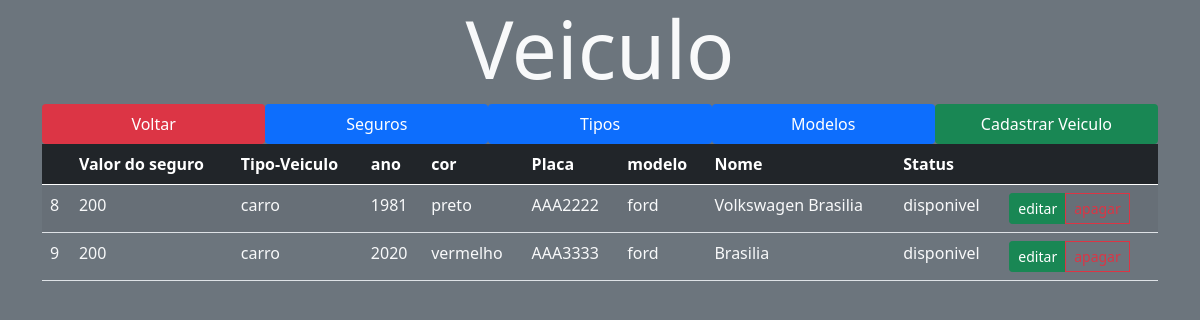
Page /src/views/veiculo.php on the committed database.
### tables this page shows
CREATE TABLE `veiculo` (
  `idveiculo` int(11) NOT NULL,
  `idtipoveiculo` int(11) NOT NULL,
  `idmodelo` int(11) NOT NULL,
  `idseguro` int(11) NOT NULL,
  `ano` varchar(200) NOT NULL,
  `cor` varchar(200) NOT NULL,
  `placa` varchar(200) NOT NULL,
  `status` varchar(200) NOT NULL,
  `nome` varchar(200) NOT NULL
);

CREATE TABLE `seguro` (
  `idseguro` int(11) NOT NULL,
  `datafinal` date NOT NULL,
  `datainicio` date NOT NULL,
  `valor` int(11) NOT NULL
);

CREATE TABLE `tipoveiculo` (
  `idtipoveiculo` int(11) NOT NULL,
  `descricao` varchar(200) NOT NULL
);

CREATE TABLE `modelo` (
  `idmodelo` int(11) NOT NULL,
  `descricao` varchar(200) NOT NULL
);

### src/controller/veiculoController.php (called while the page is built, shortened)
<?php
require_once '../model/veiculo.php';
require_once '../model/Database.php';
class veiculoController extends veiculo
{
    protected $tabela = 'veiculo';
     public function findAll()
    {
        $query = "SELECT * FROM $this->tabela";
        $stm = Database::prepare($query);
        $stm->execute();
        $veiculos = array();
        foreach ($stm->fetchAll() as $veiculo) {
            $veiculos[] = new veiculo($veiculo->idveiculo,$veiculo->idseguro, $veiculo->idmodelo, $veiculo->idtipoveiculo,$veiculo->ano, $veiculo->cor, $veiculo->placa, $veiculo->status, $veiculo->nome);
        }
        return $veiculos;
    }
}

### src/model/Database.php (called while the page is built, shortened)
<?php
class Database
{
    private static $instance;
    public static function getInstance()
    {
        if (!isset(self::$instance)) {
            try {
                self::$instance = new PDO('mysql:host=' . HOST . '; dbname=' . BASE, USER, PASS);
                self::$instance->setAttribute(PDO::ATTR_ERRMODE, PDO::ERRMODE_EXCEPTION);
                self::$instance->setAttribute(PDO::ATTR_DEFAULT_FETCH_MODE, PDO::FETCH_OBJ);
            } catch (PDOException $error) {
                echo $error->getMessage();
            }
        }
        return self::$instance;
    }
    public static function prepare($sql)
    {
        return self::getInstance()->prepare($sql);
    }
}

### src/model/veiculo.php (called while the page is built, shortened)
<?php
class  veiculo
{
    private $idveiculo;
    private $idseguro;
    private $idmodelo;
    private $idtipoveiculo;
    private $ano;
    private $cor;
    private $placa;
    private $status;
    private $nome;
    public function __construct($idveiculo, $idseguro,$idmodelo,$idtipoveiculo,$ano,$cor,$placa,$status,$nome)
    {
        $this->idveiculo = $idveiculo;
        $this->idseguro = $idseguro;
        $this->idmodelo = $idmodelo;
        $this->idtipoveiculo = $idtipoveiculo;
        $this->ano = $ano;
        $this->cor = $cor;
        $this->placa = $placa;
        $this->status = $status;
        $this->nome = $nome;
    }
    public function getidveiculo()
    {
        return $this->idveiculo;
    }
    public function getidseguro()
    {
        return $this->idseguro;
    }
    public function getidmodelo()
    {
        return $this->idmodelo;
    }
    public function getidtipoveiculo()
    {
        return $this->idtipoveiculo;
    }
    public function getano()
    {
        return $this->ano;
    }
    public function getcor()
    {
        return $this->cor;
    }
    public function getplaca()
    {
        return $this->placa;
    }
    public function getstatus()
    {
        return $this->status;
    }
    public function getnome()
    {
        return $this->nome;
    }
}

### src/controller/seguroController.php (called while the page is built, shortened)
<?php
require_once '../model/seguro.php';
require_once '../model/Database.php';
class seguroController extends seguro
{
    protected $tabela = 'seguro';
    public function findOne($idseguro)
    {
        $query = "SELECT * FROM $this->tabela WHERE idseguro = :id";
        $stm = Database::prepare($query);
        $stm->bindParam(':id', $idseguro, PDO::PARAM_INT);
        $stm->execute();
        $seguro = new seguro(null, null, null, null);
        foreach ($stm->fetchAll() as $cl) {
            $seguro->setidseguro($cl->idseguro);
            $seguro->setvalor($cl->valor);
            $seguro->setdatafinal($cl->datafinal);
            $seguro->setdatainicio($cl->datainicio);
        }
        return $seguro;
    }
}

### src/model/seguro.php (called while the page is built, shortened)
<?php
class seguro
{
    private $valor;
    public function __construct($idseguro, $valor, $datafinal,$datainicio)
    {
        $this->valor = $valor;
    }
    public function setvalor($valor) {
        $this->valor = $valor;
    }
    public function getvalor() {
        return $this->valor;
    }
}

### src/controller/tipoveiculoController.php (called while the page is built, shortened)
<?php
require_once '../model/tipoveiculo.php';
require_once '../model/Database.php';
class tipoveiculoController extends tipoveiculo
{
    protected $tabela = 'tipoveiculo';
    public function findOne($idtipoveiculo)
    {
        $query = "SELECT * FROM $this->tabela WHERE idtipoveiculo = :id";
        $stm = Database::prepare($query);
        $stm->bindParam(':id', $idtipoveiculo, PDO::PARAM_INT);
        $stm->execute();
        $tipoveiculo = new tipoveiculo(null, null, null, null);
        foreach ($stm->fetchAll() as $cl) {
            $tipoveiculo->setidtipoveiculo($cl->idtipoveiculo);
            $tipoveiculo->setdescricao($cl->descricao);
        }
        return $tipoveiculo;
    }
}

### src/model/tipoveiculo.php (called while the page is built, shortened)
<?php
class tipoveiculo
{
    private $descricao;
    public function __construct($idtipoveiculo, $descricao)
    {
        $this->descricao = $descricao;
    }
    public function getdescricao()
    {
        return $this->descricao;
    }
    public function setdescricao($descricao)
    {
        $this->descricao = $descricao;
    }
}

### src/controller/modeloController.php (called while the page is built, shortened)
<?php
require_once '../model/modelo.php';
require_once '../model/Database.php';
class modeloController extends modelo
{
    protected $tabela = 'modelo';
    public function findOne($idmodelo)
    {
        $query = "SELECT * FROM $this->tabela WHERE idmodelo = :id";
        $stm = Database::prepare($query);
        $stm->bindParam(':id', $idmodelo, PDO::PARAM_INT);
        $stm->execute();
        $modelo = new modelo(null, null, null, null);
        foreach ($stm->fetchAll() as $cl) {
            $modelo->setidmodelo($cl->idmodelo);
            $modelo->setdescricao($cl->descricao);
        }
        return $modelo;
    }
}

### src/model/modelo.php (called while the page is built, shortened)
<?php
class modelo
{
    private $descricao;
    public function __construct($idmodelo, $descricao)
    {
        $this->descricao = $descricao;
    }
    public function getdescricao()
    {
        return $this->descricao;
    }
    public function setdescricao($descricao)
    {
        $this->descricao = $descricao;
    }
}

### src/views/veiculo.php (the view, shortened to what this page needs)
<?php
require_once '../controller/veiculoController.php';
require_once '../controller/seguroController.php';
require_once '../controller/modeloController.php';
require_once '../controller/tipoveiculoController.php';
$veiculos = new veiculoController();
$seguros = new seguroController();
$modelos = new modeloController();
$tipoveiculos = new tipoveiculoController();
?>
<!DOCTYPE html>
<html lang="pt_br">
<head>
    <link href="https://cdn.jsdelivr.net/npm/bootstrap@5.0.1/dist/css/bootstrap.min.css" rel="stylesheet">
    <link rel="stylesheet" href="../../public/styles/main.css">
</head>
<body class="bg-secondary">
    <div class="container">
        <h1 class="display-1 text-center text-light">Veiculo</h1>
        <nav class="nav nav-pills nav-justified ">
            <a href="../../index.php" class="nav-item nav-link active bg-danger" >Voltar </a>
            <a href="./seguro.php" class="nav-item nav-link active ">Seguros</a>
            <a href="./tipoveiculo.php" class="nav-item nav-link active">Tipos</a>
            <a href="./modelo.php" class="nav-item nav-link active">Modelos</a>
            <a href="./cadastrarveiculo.php" class="nav-item nav-link active bg-success">Cadastrar Veiculo</a>
        </nav>
        <table class="table table-striped" id="table">
            <thead class="table-dark">
                <th></th>
                <th>Valor do seguro</th>
                <th>Tipo-Veiculo</th>
                <th>ano</th>
                <th>cor</th>
                <th>Placa</th>
                <th>modelo</th>
                <th>Nome</th>
                <th>Status</th>
                <th></th>
            </thead>
            <tbody>
                <?php
                foreach ($veiculos->findAll() as $veiculo) { ?>
                    <tr class="text-light">
                        <td> <?= $veiculo->getidveiculo() ?> </td>
                        <td> <?= $seguros->findOne($veiculo->getidseguro())->getvalor() ?> </td>
                        <td> <?= $tipoveiculos->findOne($veiculo->getidtipoveiculo())->getdescricao() ?> </td>
                        <td> <?= $veiculo->getano() ?> </td>
                        <td> <?= $veiculo->getcor() ?> </td>
                        <td> <?= $veiculo->getplaca() ?> </td>
                        <td> <?= $modelos->findOne($veiculo->getidmodelo())->getdescricao() ?> </td>
                        <td> <?= $veiculo->getnome() ?> </td>
                        <td> <?= $veiculo->getstatus() ?> </td>
                        <td>
                            <div class="btn-group btn-group-sm">
                                <a href="./editarveiculo.php?id=<?= $veiculo->getidveiculo() ?>" class="btn btn-success">editar</a><br>
                                <a href="./apagarveiculo.php?id=<?= $veiculo->getidveiculo() ?>"  onclick="return confirm('Tem certeza de que deseja excluir este item?');"class="btn btn-outline-danger">apagar</a>
                                <br>
                            </div>
                        </td>
                    </tr> <?php
                        }
                            ?>
            </tbody>
        </table>
    </div>
</body>
</html>

### rows in the picture
veiculo: idveiculo "8", idseguro.datainicio "200", idtipoveiculo.descricao "carro", ano "1981", cor "preto", placa "AAA2222", idmodelo.descricao "ford", nome "Volkswagen Brasilia", status "disponivel"
veiculo: idveiculo "9", idseguro.datainicio "200", idtipoveiculo.descricao "carro", ano "2020", cor "vermelho", placa "AAA3333", idmodelo.descricao "ford", nome "Brasilia", status "disponivel"
